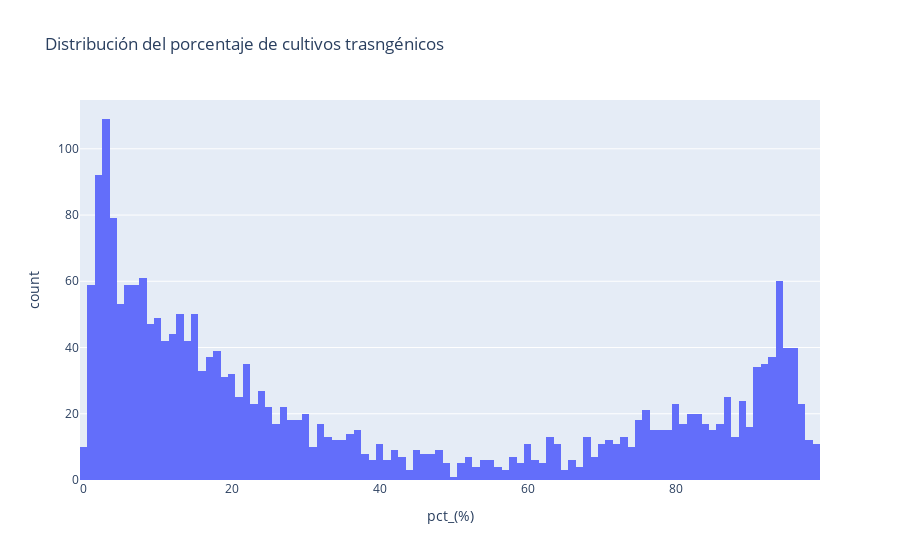

Source (notebook cell):
### Code cell
# se grafica un histograma para la distribución del porcentaje de cultivos
fig2 =  px.histogram(df_all_ge,
                     x= 'pct_(%)',
                     title= 'Distribución del porcentaje de cultivos trasngénicos',
                     nbins= 100
                     )
fig2.show()

### Figure 1 — Plotly figure (JSON) as saved in the notebook; plotly's stock layout.template omitted (floating-point values rounded to 4 significant figures; data arrays with more than 128 entries replaced by an {"elided": "..."} marker saying what was removed)
{"data": [{"alignmentgroup": "True", "bingroup": "x", "hovertemplate": "pct_(%)=%{x}<br>count=%{y}<extra></extra>", "legendgroup": "", "marker": {"color": "#636efa", "pattern": {"shape": ""}}, "name": "", "nbinsx": 100, "offsetgroup": "", "orientation": "v", "showlegend": false, "type": "histogram", "x": {"elided": "2328 int values"}, "xaxis": "x", "yaxis": "y"}], "layout": {"barmode": "relative", "legend": {"tracegroupgap": 0}, "title": {"text": "Distribución del porcentaje de cultivos trasngénicos"}, "xaxis": {"anchor": "y", "domain": [0, 1], "title": {"text": "pct_(%)"}}, "yaxis": {"anchor": "x", "domain": [0, 1], "title": {"text": "count"}}}}
